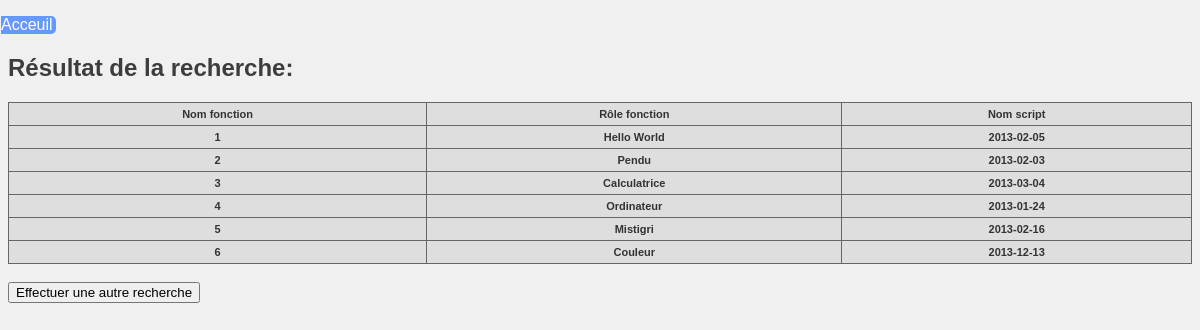
The app's page /resultat.php with its own data.
### tables this page shows
create table Fonction(
    fonNum tinyint AUTO_INCREMENT,
    fonNom varchar(40),
    fonDate date,
    fonStatut varchar(40),
    fonRole varchar(40),
    proNum tinyint NOT NULL,
    primary key(fonNum));

### resultat.php (the view, shortened to what this page needs)
<!DOCTYPE html>
<html>
<link rel="stylesheet" href="site.css"/>
	<head>
	</head>
	<body>
	<div class="accueil"><p><a href="index.php"/>Acceuil</a></p></div>
	<p><h2>Résultat de la recherche: </h2></p>
	<table>
		<thead>
			<tr>
				<th>Nom fonction</th>
				<th>Rôle fonction</th>
				<th>Nom script</th>
			</tr>
		</thead>
		<tbody>
		<?php
			$sql="select Fonction.*,proNom, proPrenom from Fonction natural join Programmeur";
			$result=mysql_query($sql);
			while($array=mysql_fetch_array($result))
				{
					$num=$array['fonNum'];
					$nom=$array['fonNom'];
					$date=$array['fonDate'];
		?>
			<tr>
				<th><?=$num?></th>
				<th><?=$nom?></th>
				<th><?=$date?></th>
			</tr>
		<?
			}
		?>
		</tbody>
	</table></br>
	<button><a href="recherche.php"/>Effectuer une autre recherche</a></button>
	</body>
</html>

### site.css (style rules this page uses)
body { background:#F0F0F0; color:#3d3d3d; font-family: verdana,arial,sans-serif; }
a { text-decoration:none; color:black; }
.accueil a { color:white; margin-right:0px; margin-left:-7px; display:block; background:#6699FF; width:55px; border-top-right-radius:5px; border-bottom-right-radius:5px; padding-left:0px; }
table { font-size:11px; color:#333333; border-width: 1px; border-color: #666666; border-collapse: collapse; width:100%; }
table th { border-width: 1px; padding: 5px; border-style: solid; border-color: #666666; background-color: #dedede; }

### records on screen
fonction: fonNum "1", fonNom "Hello World", fonDate "2013-02-05"
fonction: fonNum "2", fonNom "Pendu", fonDate "2013-02-03"
fonction: fonNum "3", fonNom "Calculatrice", fonDate "2013-03-04"
fonction: fonNum "4", fonNom "Ordinateur", fonDate "2013-01-24"
fonction: fonNum "5", fonNom "Mistigri", fonDate "2013-02-16"
fonction: fonNum "6", fonNom "Couleur", fonDate "2013-12-13"
